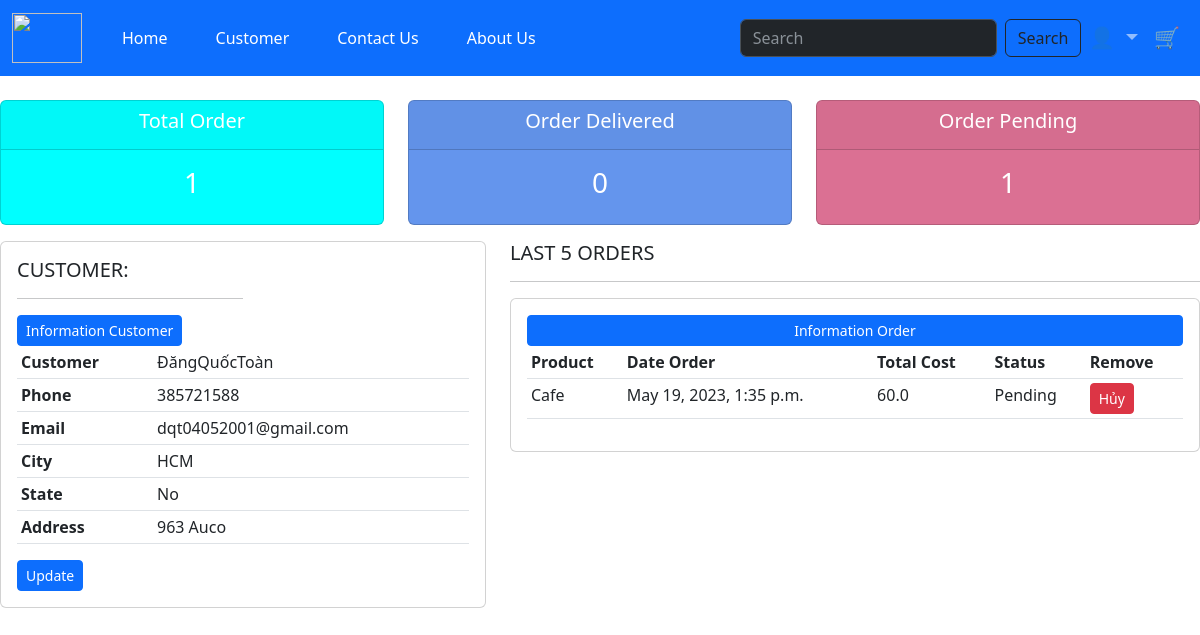
/dashboardcus/ (signed in), run on an earlier commit of the app's database.
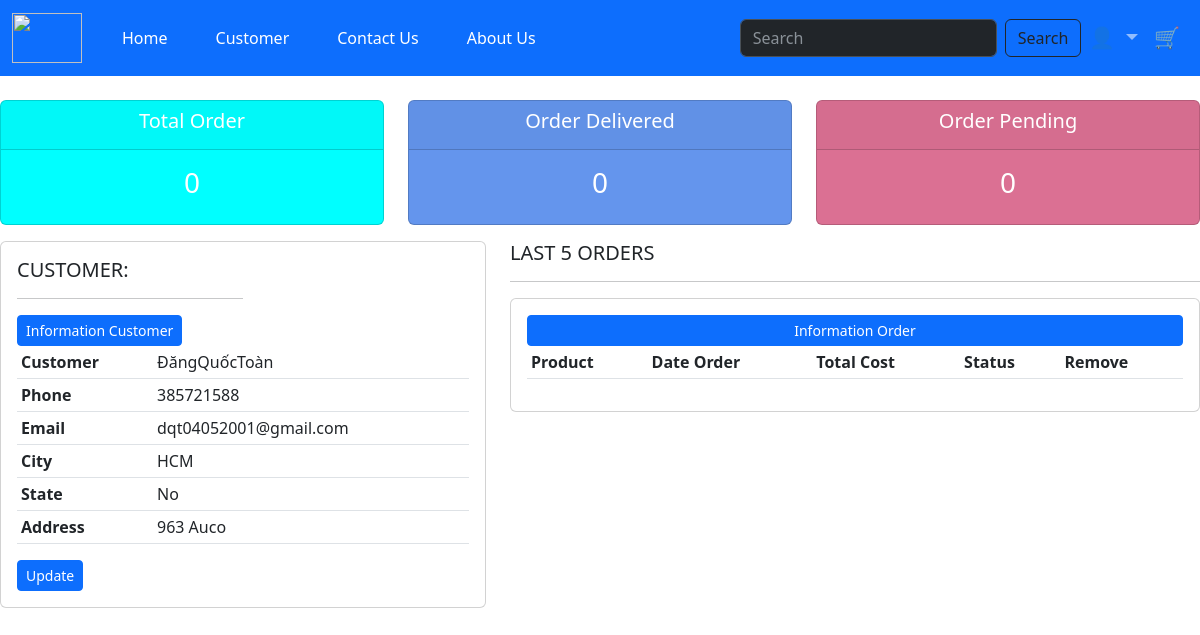
And on a later commit of the database.
### app/models.py (models this page shows, shortened)
class Customer(models.Model):
    user = models.ForeignKey(User, on_delete=models.SET_NULL, null=True,blank=False)
    name = models.CharField(max_length=200, null=True)
    email = models.CharField(max_length=200, null=True)
    city = models.CharField(max_length=200, null=True)
    phone = models.IntegerField(default=0)
    state  = models.CharField(max_length=200, null=True)
    address = models.CharField(max_length=200,null=True)

class OrderPlaced(models.Model):
    user = models.ForeignKey(User, on_delete=models.CASCADE)
    customer = models.ForeignKey(Customer, on_delete=models.CASCADE)
    product = models.ForeignKey(Product, on_delete=models.CASCADE)
    quantity = models.PositiveIntegerField(default=1)
    ordered_date = models.DateTimeField(auto_now_add=True)
    status = models.CharField(max_length=50, choices=STATUS_CHOICES, default='Pending')
    @property
    def total_cost(self):
        return self.quantity * self.product.price + 30

class Product(models.Model):
    merchants =  models.ForeignKey(Merchants, on_delete=models.CASCADE,blank=True, null=True)
    name = models.CharField(max_length=200, null=True)
    price = models.FloatField()
    digital = models.BooleanField(default=False, null=True, blank=False)
    address = models.CharField(max_length=200,null=True)
    image = models.ImageField(null=True, blank=True)
    def __str__(self):
        return self.name

### app/views.py (the view)
# urls.py: path('dashboardcus/', views.dashboardcus , name = 'dashboardcus'),
def dashboardcus(request):
    user = request.user
    customer = Customer.objects.filter(user=user)
    orders = OrderPlaced.objects.filter(user = user)
    total_order = orders.count()
    dilivery = OrderPlaced.objects.filter(status = 'Delivered').count()
    pending = OrderPlaced.objects.filter(status = 'Pending').count()
    context = {
        'orders': orders,
        'customer': customer,
        'total_order':total_order,
        'dilivery': dilivery,
        'pending': pending,
    }
    return render(request, 'dashboardcustomer.html', context)

### app/templates/dashboardcustomer.html (shortened to what this page needs)
{% extends 'customer.html' %}
{% load static %}
{% block content %}
{% include 'status.html' %}
<div class="row">
    <div class="col-md-5">
        <div class="card card-body">
            <div class="col">
                <div class="col-md-6">
                    <h5>CUSTOMER:</h5>
                    <hr>
                </div>
                <div class="col-md-6">
                    <a class="btn btn-primary btn-sm btn-block" href="">Information Customer</a>
                </div>
            </div>
            {% for cus in customer %}
            <table class="table table-sm">
                <tr>
                    <th>Customer</th>
                    <td>{{ cus.name }}</td>
                </tr>
                <tr>
                    <th>Phone</th>
                    <td>{{ cus.phone }}</td>
                </tr>
                <tr>
                    <th>Email</th>
                    <td>{{ cus.email }}</td>
                </tr>
                <tr>
                    <th>City</th>
                    <td>{{ cus.city }}</td>
                </tr>
                <tr>
                    <th>State</th>
                    <td>{{ cus.state }}</td>
                </tr>
                <tr>
                    <th>Address</th>
                    <td>{{ cus.address }}</td>
                </tr>
            </table>
                <div class="col-md-6">
                    <a class="btn btn-primary btn-sm btn-block" href="/address">Update</a>
                </div>
            {% endfor %}
        </div>
    </div>
    <div class="col-md-7">
        <h5>LAST 5 ORDERS</h5>
        <hr>
        <div class="card card-body">
            <a class="btn btn-primary btn-sm btn-block" href="">Information Order</a>
            <table class="table table-sm">
                <thead>
                    <tr>
                        <th>Product</th>
                        <th>Date Order</th>
                        <th>Total Cost</th>
                        <th>Status</th>
                        <th>Remove</th>
                    </tr>
                </thead>
                <tbody>
                    {% for order in orders %}
                    <tr>
                        <td>{{ order.product }}</td>
                        <td>{{ order.ordered_date }}</td>
                        <td>{{ order.total_cost }}</td>
                        <td>{{ order.status }}</td>
                        <td><a href="/cancel-order/{{ order.id }}" class="btn btn-sm btn-danger">Hủy</a></td>
                    </tr>
                    {% endfor %}
                </tbody>
            </table>
        </div>
    </div>
</div>
{% endblock %}

What changed in the data, as far as the page shows it:
removed OrderPlaced: product "Cafe", ordered_date "May 19, 2023, 1:35 p.m.", total_cost "60.0", status "Pending"
Also different on the page:
{{ total_order }}: "1" → "0"
{{ pending }}: "1" → "0"
